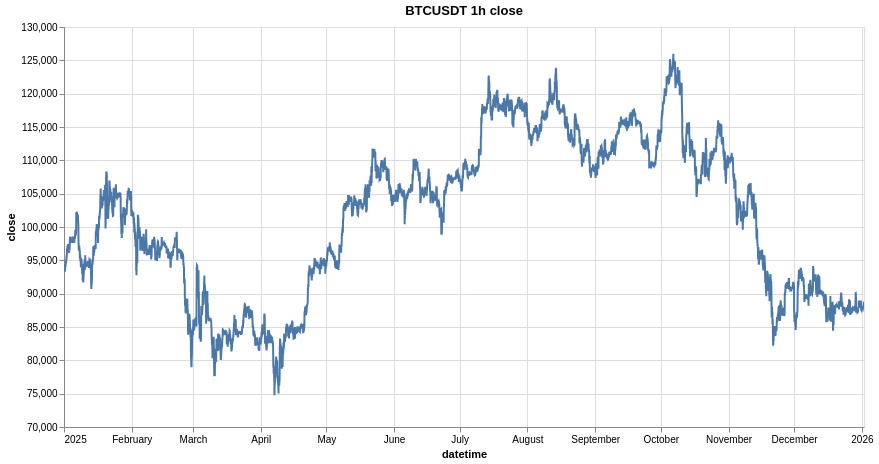

The cell this chart's notebook holds for it:
### Code cell
import altair

altair.data_transformers.enable('vegafusion')
research.plot_timeseries(ts, sym, 'close', interval, 'dynamic')

### Figure 1 — Vega specification as saved in the notebook (floating-point values rounded to 4 significant figures; data arrays with more than 128 entries replaced by an {"elided": "..."} marker saying what was removed)
{"$schema": "https://vega.github.io/schema/vega/v6.json", "data": [{"name": "param_db82be42624d4632_store"}, {"name": "param_e9b61157fc812227_store"}, {"name": "source_0", "values": {"elided": "8784 records"}, "transform": [{"type": "formula", "expr": "toDate(datum['datetime'])", "as": "datetime"}]}, {"name": "source_0_y_domain_close", "values": [{"min": 74780.0, "max": 126000.0}]}], "signals": [{"name": "unit", "value": {}, "on": [{"events": "pointermove", "update": "isTuple(group()) ? group() : unit"}]}, {"name": "param_db82be42624d4632", "update": "vlSelectionResolve(\"param_db82be42624d4632_store\", \"union\")"}, {"name": "param_e9b61157fc812227", "update": "vlSelectionResolve(\"param_e9b61157fc812227_store\", \"union\")"}, {"name": "param_db82be42624d4632_datetime", "on": [{"events": [{"source": "view", "type": "dblclick"}], "update": "null"}, {"events": {"signal": "param_db82be42624d4632_translate_delta"}, "update": "panLinear(param_db82be42624d4632_translate_anchor.extent_x, -param_db82be42624d4632_translate_delta.x / width)"}, {"events": {"signal": "param_db82be42624d4632_zoom_delta"}, "update": "zoomLinear(domain(\"x\"), param_db82be42624d4632_zoom_anchor.x, param_db82be42624d4632_zoom_delta)"}]}, {"name": "param_db82be42624d4632_tuple", "on": [{"events": [{"signal": "param_db82be42624d4632_datetime"}], "update": "param_db82be42624d4632_datetime ? {unit: \"\", fields: param_db82be42624d4632_tuple_fields, values: [param_db82be42624d4632_datetime]} : null"}]}, {"name": "param_db82be42624d4632_tuple_fields", "value": [{"field": "datetime", "channel": "x", "type": "R"}]}, {"name": "param_db82be42624d4632_translate_anchor", "value": {}, "on": [{"events": [{"source": "scope", "type": "pointerdown"}], "update": "{x: x(unit), y: y(unit), extent_x: domain(\"x\")}"}]}, {"name": "param_db82be42624d4632_translate_delta", "value": {}, "on": [{"events": [{"source": "window", "between": [{"source": "scope", "type": "pointerdown"}, {"source": "window", "type": "pointerup"}], "consume": true, "type": "pointermove"}], "update": "{x: param_db82be42624d4632_translate_anchor.x - x(unit), y: param_db82be42624d4632_translate_anchor.y - y(unit)}"}]}, {"name": "param_db82be42624d4632_zoom_anchor", "on": [{"events": [{"source": "scope", "consume": true, "type": "wheel"}], "update": "{x: invert(\"x\", x(unit)), y: invert(\"y\", y(unit))}"}]}, {"name": "param_db82be42624d4632_zoom_delta", "on": [{"events": [{"source": "scope", "consume": true, "type": "wheel"}], "update": "pow(1.001, event.deltaY * pow(16, event.deltaMode))", "force": true}]}, {"name": "param_db82be42624d4632_modify", "on": [{"events": {"signal": "param_db82be42624d4632_tuple"}, "update": "modify(\"param_db82be42624d4632_store\", param_db82be42624d4632_tuple, true)"}]}, {"name": "param_e9b61157fc812227_close", "on": [{"events": [{"source": "view", "type": "dblclick"}], "update": "null"}, {"events": {"signal": "param_e9b61157fc812227_translate_delta"}, "update": "panLinear(param_e9b61157fc812227_translate_anchor.extent_y, param_e9b61157fc812227_translate_delta.y / height)"}, {"events": {"signal": "param_e9b61157fc812227_zoom_delta"}, "update": "zoomLinear(domain(\"y\"), param_e9b61157fc812227_zoom_anchor.y, param_e9b61157fc812227_zoom_delta)"}]}, {"name": "param_e9b61157fc812227_tuple", "on": [{"events": [{"signal": "param_e9b61157fc812227_close"}], "update": "param_e9b61157fc812227_close ? {unit: \"\", fields: param_e9b61157fc812227_tuple_fields, values: [param_e9b61157fc812227_close]} : null"}]}, {"name": "param_e9b61157fc812227_tuple_fields", "value": [{"field": "close", "channel": "y", "type": "R"}]}, {"name": "param_e9b61157fc812227_translate_anchor", "value": {}, "on": [{"events": [{"source": "scope", "type": "pointerdown"}], "update": "{x: x(unit), y: y(unit), extent_y: domain(\"y\")}"}]}, {"name": "param_e9b61157fc812227_translate_delta", "value": {}, "on": [{"events": [{"source": "window", "between": [{"source": "scope", "type": "pointerdown"}, {"source": "window", "type": "pointerup"}], "type": "pointermove", "consume": true}], "update": "{x: param_e9b61157fc812227_translate_anchor.x - x(unit), y: param_e9b61157fc812227_translate_anchor.y - y(unit)}"}]}, {"name": "param_e9b61157fc812227_zoom_anchor", "on": [{"events": [{"source": "scope", "type": "wheel", "consume": true}], "update": "{x: invert(\"x\", x(unit)), y: invert(\"y\", y(unit))}"}]}, {"name": "param_e9b61157fc812227_zoom_delta", "on": [{"events": [{"source": "scope", "type": "wheel", "consume": true}], "update": "pow(1.001, event.deltaY * pow(16, event.deltaMode))", "force": true}]}, {"name": "param_e9b61157fc812227_modify", "on": [{"events": {"signal": "param_e9b61157fc812227_tuple"}, "update": "modify(\"param_e9b61157fc812227_store\", param_e9b61157fc812227_tuple, true)"}]}], "marks": [{"type": "line", "name": "marks", "from": {"data": "source_0"}, "sort": {"field": "x"}, "encode": {"update": {"tooltip": {"signal": "{\"datetime\": timeFormat(datum[\"datetime\"], \"%b %d, %Y\"), \"close\": format(datum[\"close\"], \"\")}"}, "x": {"field": "datetime", "scale": "x"}, "y": {"field": "close", "scale": "y"}, "defined": {"signal": "isValid(datum[\"datetime\"]) && isFinite(+datum[\"datetime\"]) && isValid(datum[\"close\"]) && isFinite(+datum[\"close\"])"}, "stroke": {"value": "#4c78a8"}}}, "clip": true, "style": ["line"], "interactive": true}], "scales": [{"name": "x", "type": "time", "domain": {"data": "source_0", "field": "datetime"}, "range": [0, {"signal": "width"}], "domainRaw": {"signal": "param_db82be42624d4632[\"datetime\"]"}}, {"name": "y", "type": "linear", "domain": [{"signal": "(data(\"source_0_y_domain_close\")[0] || {}).min"}, {"signal": "(data(\"source_0_y_domain_close\")[0] || {}).max"}], "range": [{"signal": "height"}, 0], "zero": false, "nice": true, "domainRaw": {"signal": "param_e9b61157fc812227[\"close\"]"}}], "axes": [{"scale": "x", "domain": false, "ticks": false, "zindex": 0, "maxExtent": 0, "labels": false, "orient": "bottom", "gridScale": "y", "tickCount": {"signal": "ceil(width/40)"}, "grid": true, "minExtent": 0, "aria": false}, {"scale": "y", "gridScale": "x", "maxExtent": 0, "minExtent": 0, "zindex": 0, "grid": true, "orient": "left", "domain": false, "aria": false, "ticks": false, "labels": false, "tickCount": {"signal": "ceil(height/40)"}}, {"scale": "x", "tickCount": {"signal": "ceil(width/40)"}, "orient": "bottom", "labelFlush": true, "labelOverlap": true, "title": "datetime", "zindex": 0, "grid": false}, {"scale": "y", "zindex": 0, "orient": "left", "title": "close", "grid": false, "labelOverlap": true, "tickCount": {"signal": "ceil(height/40)"}}], "title": {"text": "BTCUSDT 1h close", "frame": "group"}, "background": "white", "style": "cell", "padding": 5, "height": 400, "width": 800}
